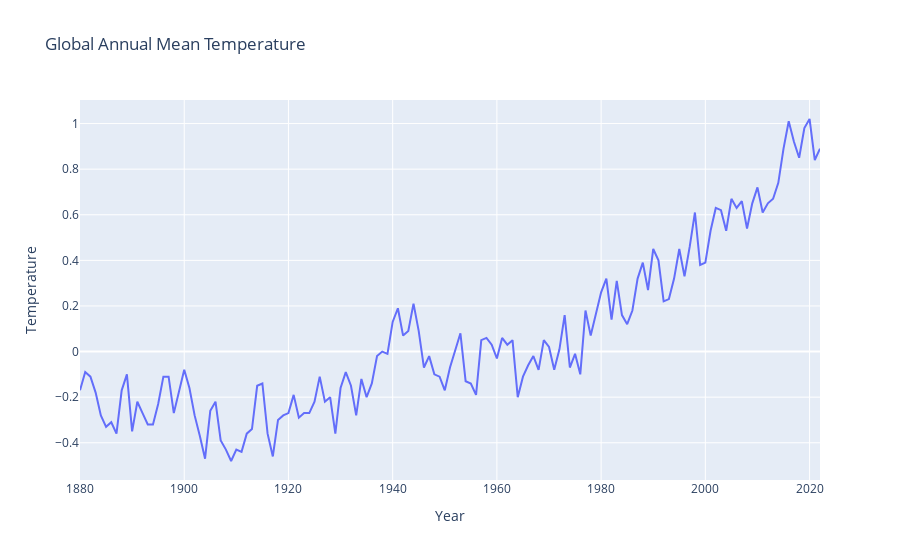

Notebook code for this chart:
### Code cell
# Data Visualization
plot = px.line(annual_mean_temp, x='Year', y='Temperature', title='Global Annual Mean Temperature')
plot.show()

### Figure 1 — Plotly figure (JSON) as saved in the notebook; plotly's stock layout.template omitted (floating-point values rounded to 4 significant figures; data arrays with more than 128 entries replaced by an {"elided": "..."} marker saying what was removed)
{"data": [{"hovertemplate": "Year=%{x}<br>Temperature=%{y}<extra></extra>", "legendgroup": "", "line": {"color": "#636efa", "dash": "solid"}, "marker": {"symbol": "circle"}, "mode": "lines", "name": "", "orientation": "v", "showlegend": false, "type": "scatter", "x": {"elided": "143 str values"}, "xaxis": "x", "y": {"elided": "143 float values"}, "yaxis": "y"}], "layout": {"autosize": true, "legend": {"tracegroupgap": 0}, "title": {"text": "Global Annual Mean Temperature"}, "xaxis": {"anchor": "y", "autorange": true, "domain": [0, 1], "range": ["1880-01-01", "2022-01-01"], "title": {"text": "Year"}, "type": "date"}, "yaxis": {"anchor": "x", "autorange": true, "domain": [0, 1], "range": [-0.5633, 1.103], "title": {"text": "Temperature"}, "type": "linear"}}}
